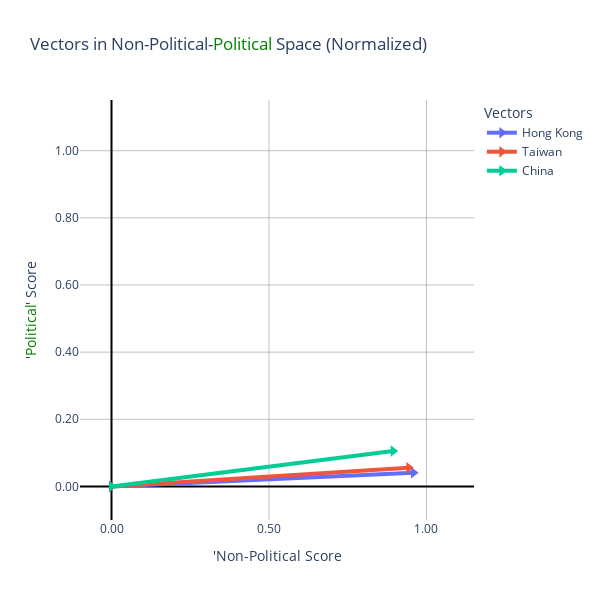

Notebook cell for this chart:
### Code cell
#Normalized
hongkong_np_normalized = hongkong_C_normalized+hongkong_O_normalized
taiwan_np_normalized = taiwan_C_normalized+taiwan_O_normalized
china_np_normalized = china_C_normalized+china_O_normalized
vectors = {
    'Hong Kong': np.array([hongkong_np_normalized, hongkong_P_normalized]),
    'Taiwan': np.array([taiwan_np_normalized, taiwan_P_normalized]),
    'China': np.array([china_np_normalized, china_P_normalized])
}

plot_subreddit_term_space(vectors, 'Non-Political', 'Political')
report_distances(vectors)

### Figure 1 — Plotly figure (JSON) as saved in the notebook; plotly's stock layout.template omitted (floating-point values rounded to 4 significant figures)
{"data": [{"line": {"width": 4}, "marker": {"size": 10, "symbol": "triangle-right"}, "mode": "lines+markers+text", "name": "Hong Kong", "textposition": "top center", "type": "scatter", "x": [0, 0.9591], "y": [0, 0.04086]}, {"line": {"width": 4}, "marker": {"size": 10, "symbol": "triangle-right"}, "mode": "lines+markers+text", "name": "Taiwan", "textposition": "top center", "type": "scatter", "x": [0, 0.9441], "y": [0, 0.05592]}, {"line": {"width": 4}, "marker": {"size": 10, "symbol": "triangle-right"}, "mode": "lines+markers+text", "name": "China", "textposition": "top center", "type": "scatter", "x": [0, 0.8944], "y": [0, 0.1056]}], "layout": {"autosize": false, "height": 600, "legend": {"title": {"text": "Vectors"}}, "showlegend": true, "title": {"text": "Vectors in Non-Political-<span style='color:green;'>Political</span> Space (Normalized)"}, "width": 600, "xaxis": {"gridcolor": "gray", "gridwidth": 0.5, "range": [-0.1, 1.151], "showgrid": true, "tickformat": ".2f", "title": {"text": "'Non-Political Score"}, "zeroline": true, "zerolinecolor": "black", "zerolinewidth": 2}, "yaxis": {"gridcolor": "gray", "gridwidth": 0.5, "range": [-0.1, 1.151], "showgrid": true, "tickformat": ".2f", "title": {"text": "'<span style='color:green;'>Political</span>' Score"}, "zeroline": true, "zerolinecolor": "black", "zerolinewidth": 2}}}
